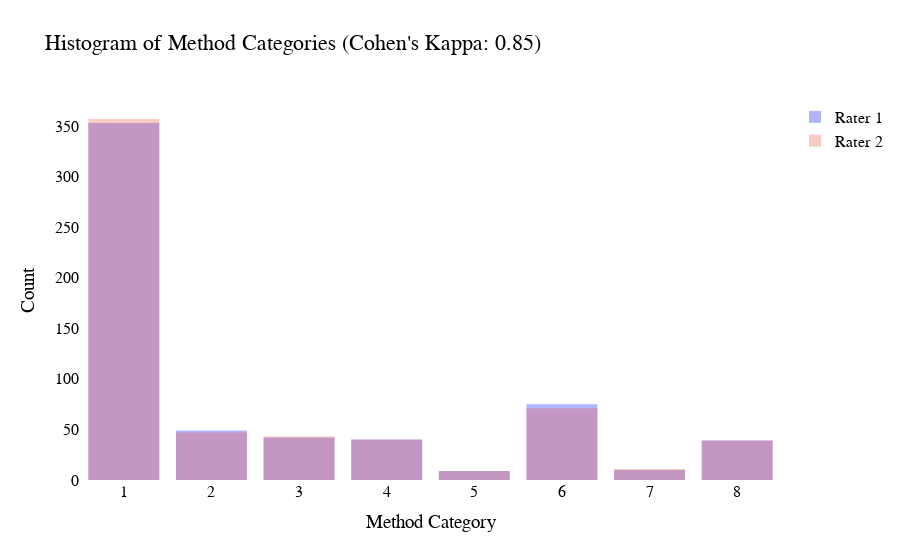

Write notebook code for a chart like this one.
### Code cell
from sklearn.metrics import cohen_kappa_score
import plotly.graph_objects as go

df2 = pd.read_csv(f'{path}/results/methods_categories_617_withTitle.csv')
print(f"⚠️ For index {df2[df2['method_cat'] == 12].index.values}, its value of {df2[df2['method_cat'] == 12]['method_cat'].values} will be changed to 1. \nGiven its description: {df2[df2['method_cat'] == 12]['method_type'].values}")
df2['method_cat'] = df2['method_cat'].replace({12:1}) 

rater1 = df['category_n1']
rater2 = df2['method_cat']
kappa = cohen_kappa_score(rater1, rater2)

fig = go.Figure()
fig.add_trace(go.Histogram(x=rater1, name='Rater 1', opacity=0.5))
fig.add_trace(go.Histogram(x=rater2, name='Rater 2', opacity=0.3))
fig.update_layout(
    plot_bgcolor='rgba(0,0,0,0)',
    # paper_bgcolor='rgba(0,0,0,0)',
    showlegend=True,
    title=f'Histogram of Method Categories (Cohen\'s Kappa: {kappa:.2f})',
    xaxis_title='Method Category',
    yaxis_title='Count',
    barmode='overlay',
    bargap=0.1,
    bargroupgap=0.1,
    font=dict(size=16, color='black'),
    font_family="Times New Roman"
)

### Figure 1 — Plotly figure (JSON) as saved in the notebook; plotly's stock layout.template omitted (floating-point values rounded to 4 significant figures; data arrays with more than 128 entries replaced by an {"elided": "..."} marker saying what was removed)
{"data": [{"name": "Rater 1", "opacity": 0.5, "type": "histogram", "x": {"elided": "617 int values"}}, {"name": "Rater 2", "opacity": 0.3, "type": "histogram", "x": {"elided": "617 int values"}}], "layout": {"bargap": 0.1, "bargroupgap": 0.1, "barmode": "overlay", "font": {"color": "black", "family": "Times New Roman", "size": 16}, "plot_bgcolor": "rgba(0,0,0,0)", "showlegend": true, "title": {"text": "Histogram of Method Categories (Cohen's Kappa: 0.85)"}, "xaxis": {"title": {"text": "Method Category"}}, "yaxis": {"title": {"text": "Count"}}}}
